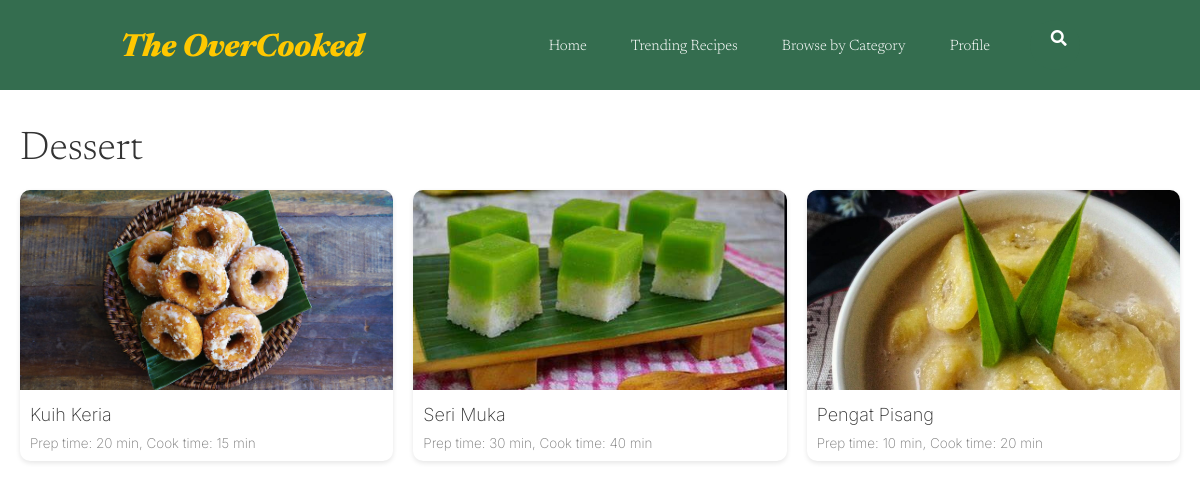
The page /GRUC.recipe_list_dessert.php (signed in) on the database its author committed.
### tables this page shows
CREATE TABLE `posted_recipe` (
  `recipeId` int(11) NOT NULL,
  `recipeName` varchar(255) NOT NULL,
  `chefId` int(11) NOT NULL,
  `category` enum('Breakfast','Lunch','Dinner','Dessert','Beverages') NOT NULL,
  `tag` text NOT NULL,
  `picture` varchar(255) NOT NULL,
  `note` varchar(255) NOT NULL,
  `details` varchar(255) NOT NULL,
  `ingredients` text NOT NULL,
  `instruction` text NOT NULL,
  `approved` tinyint(1) DEFAULT 0,
  `datetime_posted` datetime NOT NULL DEFAULT current_timestamp()
);

### GRUC.fetch_dessert_recipe.php (the view, shortened to what this page needs)
<?php
$host = "localhost";
$username = "root";
$password = "";
$database = "the_overcooked_db";
try {
    $conn = mysqli_connect($host, $username, $password, $database);
} catch (Exception $e) {
    die("Connection failed: " . $e->getMessage());
}
$category = 'Dessert';
$sql = "SELECT recipeId, recipeName, picture, details FROM posted_recipe WHERE category = ?";
$stmt = $conn->prepare($sql);
$stmt->bind_param("s", $category);
$stmt->execute();
$result = $stmt->get_result();
while ($row = $result->fetch_assoc()) {
    echo "<a href='GRUC.recipedetails.php?recipeId=" . $row['recipeId'] . "' style='text-decoration: none; color: inherit;'>";
    echo "<div class='recipe-card'>";
    echo "<img src='" . $row['picture'] . "' alt='" . $row['recipeName'] . "'>";
    echo "<h2 class='recipe-name'>" . $row['recipeName'] . "</h2>";
    echo "<p class='recipe-details'>" . $row['details'] . "</p>";
    echo "</div>";
    echo "</a>";
}
?>

### GRUC.recipe_list.css (style rules this page uses)
* { box-sizing: border-box; margin: 0; padding: 0; }
li, a { font-family: "Newsreader", sans-serif; font-weight: 300; font-size: 15px; color: #ffffff; text-decoration: none; }
.navigation_link, li, a { transition: all 0.3s ease 0s; }
.recipe-card { background-color: #fff; border-radius: 10px; overflow: hidden; box-shadow: 0 2px 5px rgba(0, 0, 0, 0.1); transition: transform 0.2s ease-in-out; }
.recipe-card img { width: 100%; height: 200px; object-fit: cover; }
.recipe-name { font-size: 1.2em; margin: 10px; font-family: "Inter", sans-serif; font-weight: 200; color: #333; }
.recipe-details { font-size: 0.9em; color: #777; margin: 0 10px 10px 10px; font-family: "Inter", sans-serif; font-weight: 200; }

### rows shown on the page
posted_recipe: picture (picture), recipeName "Kuih Keria", details "Prep time: 20 min, Cook time: 15 min"
posted_recipe: picture (picture), recipeName "Seri Muka", details "Prep time: 30 min, Cook time: 40 min"
posted_recipe: picture (picture), recipeName "Pengat Pisang", details "Prep time: 10 min, Cook time: 20 min"
